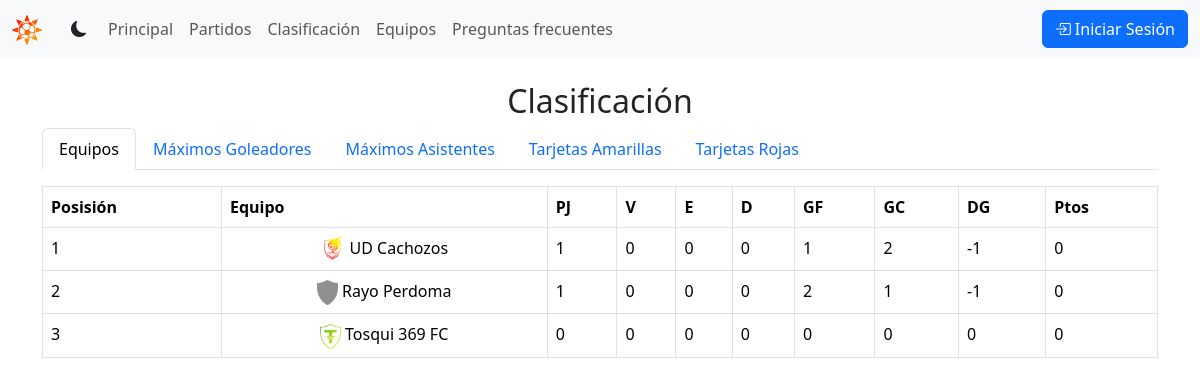
The app's page /summer-league/clasification/, older data.
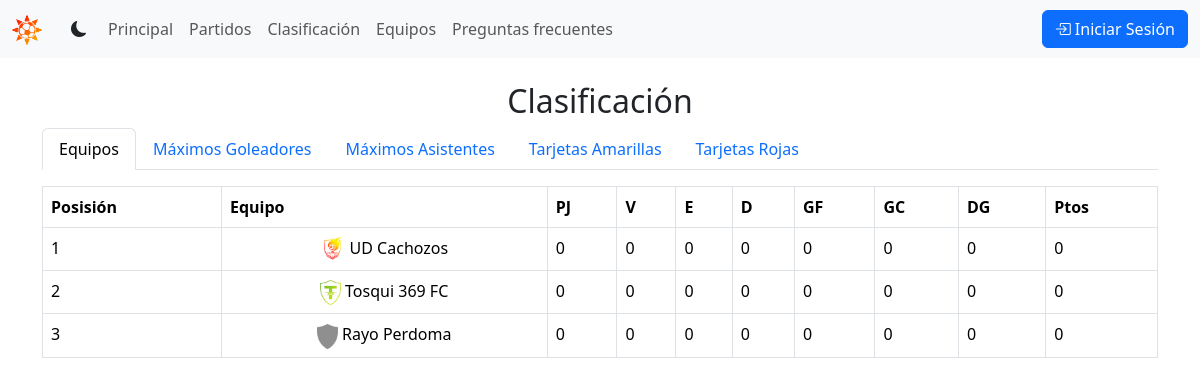
The same page, newer data.
### tournament/models.py (models this page shows, shortened)
class Team(models.Model):
    name = models.CharField(max_length=100, unique=True)
    club_code = models.CharField(max_length=3, unique=True, default='UFC')
    shield = models.ImageField(upload_to='shields', default='shields/default.png')
    info = models.TextField(max_length=1000, blank=True)
    class Meta:
        ordering = ['name']
    def __str__(self) -> str:
        return self.name

class Clasification(models.Model):
    team = models.OneToOneField('tournament.Team', related_name='clasification', null=True, on_delete=models.CASCADE)
    points = models.IntegerField(default=0)
    played = models.IntegerField(default=0)
    wins = models.IntegerField(default=0)
    draws = models.IntegerField(default=0)
    loses = models.IntegerField(default=0)
    goals_scored = models.IntegerField(default=0)
    goals_conceded = models.IntegerField(default=0)
    goals_difference = models.IntegerField(default=0)
    class Meta:
        ordering = ['-points', '-played']

### tournament/views.py (the view)
# urls.py: path('clasification/', views.clasification, name='clasification'),
def clasification(request):
    teams = Team.objects.all().order_by('clasification')
    players = Player.objects.all()
    top_scorers = players.order_by('-goals', '-played', 'team', 'user')
    top_assists = players.order_by('-assists', '-played', 'team', 'user')
    top_yc = players.order_by('-yellow_cards', '-played', 'team', 'user')
    top_rc = players.order_by('-red_cards', '-played', 'team', 'user')
    return render(request, 'tournament/clasification.html', {'teams': teams, 'players': players, 'top_scorers': top_scorers[:10], 'top_assists': top_assists[:10], 'top_yc': top_yc[:10], 'top_rc': top_rc[:10]})

### tournament/templates/tournament/clasification.html (shortened to what this page needs)
{% extends "base.html" %}
{% load static %}
{% block content %}
<div class="container mt-4">
    <h2 class="text-center">Clasificación</h2>
    <ul class="nav nav-tabs" id="myTab" role="tablist">
        <li class="nav-item" role="presentation">
            <a class="nav-link active" id="teams-tab" data-bs-toggle="tab" href="#teams" role="tab" aria-controls="teams" aria-selected="true">Equipos</a>
        </li>
        <li class="nav-item" role="presentation">
            <a class="nav-link" id="top-scorers-tab" data-bs-toggle="tab" href="#top-scorers" role="tab" aria-controls="top-scorers" aria-selected="false">Máximos Goleadores</a>
        </li>
        <li class="nav-item" role="presentation">
            <a class="nav-link" id="top-assists-tab" data-bs-toggle="tab" href="#top-assists" role="tab" aria-controls="top-assists" aria-selected="false">Máximos Asistentes</a>
        </li>
        <li class="nav-item" role="presentation">
            <a class="nav-link" id="top-yc-tab" data-bs-toggle="tab" href="#top-yc" role="tab" aria-controls="top-yc" aria-selected="false">Tarjetas Amarillas</a>
        </li>
        <li class="nav-item" role="presentation">
            <a class="nav-link" id="red-cards-tab" data-bs-toggle="tab" href="#red-cards" role="tab" aria-controls="red-cards" aria-selected="false">Tarjetas Rojas</a>
        </li>
    </ul>
    <div class="tab-content" id="myTabContent">
        <div class="tab-pane fade show active" id="teams" role="tabpanel" aria-labelledby="teams-tab">
            <table class="table table-bordered mt-3">
                <thead>
                    <tr>
                        <th>Posisión</th>
                        <th>Equipo</th>
                        <th>PJ</th>
                        <th>V</th>
                        <th>E</th>
                        <th>D</th>
                        <th>GF</th>
                        <th>GC</th>
                        <th>DG</th>
                        <th>Ptos</th>
                    </tr>
                </thead>
                <tbody>
                    {% for team in teams %}
                        <tr>
                            <td>{{ forloop.counter }}</td>
                            <td class="text-center">
                                <img src="{{ team.shield.url }}" alt="{{ player.team }}" class="img-fluid" style="max-height: 25px; max-width: 25px; object-fit: contain;"> {{ team.name }}</td>
                            <td>{{ team.clasification.played }}</td>
                            <td>{{ team.clasification.wins }}</td>
                            <td>{{ team.clasification.draws }}</td>
                            <td>{{ team.clasification.loses }}</td>
                            <td>{{ team.clasification.goals_scored }}</td>
                            <td>{{ team.clasification.goals_conceded }}</td>
                            <td>{{ team.clasification.goals_difference }}</td>
                            <td>{{ team.clasification.points }}</td>
                        </tr>
                    {% endfor %}
                </tbody>
            </table>
        </div>
    </div>
</div>
{% endblock %}

Row changes from the older to the newer data that the page shows:
changed through a linked row, Team "UD Cachozos": clasification.played "1" → "0"; clasification.goals_scored "1" → "0"; clasification.goals_conceded "2" → "0"; clasification.goals_difference "-1" → "0"
shown differently, row unchanged: Team "Tosqui 369 FC": moves up the list
changed through a linked row, Team "Rayo Perdoma": clasification.played "1" → "0"; clasification.goals_scored "2" → "0"; clasification.goals_conceded "1" → "0"; clasification.goals_difference "-1" → "0"
